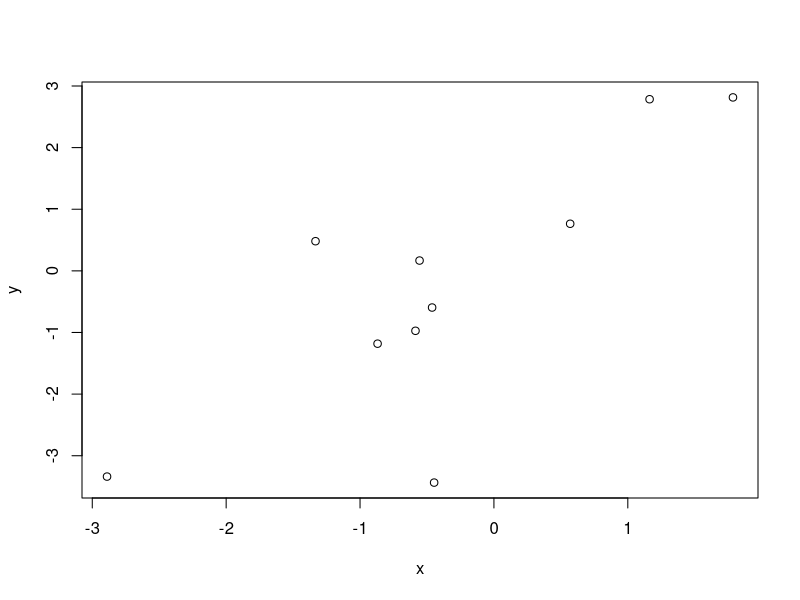
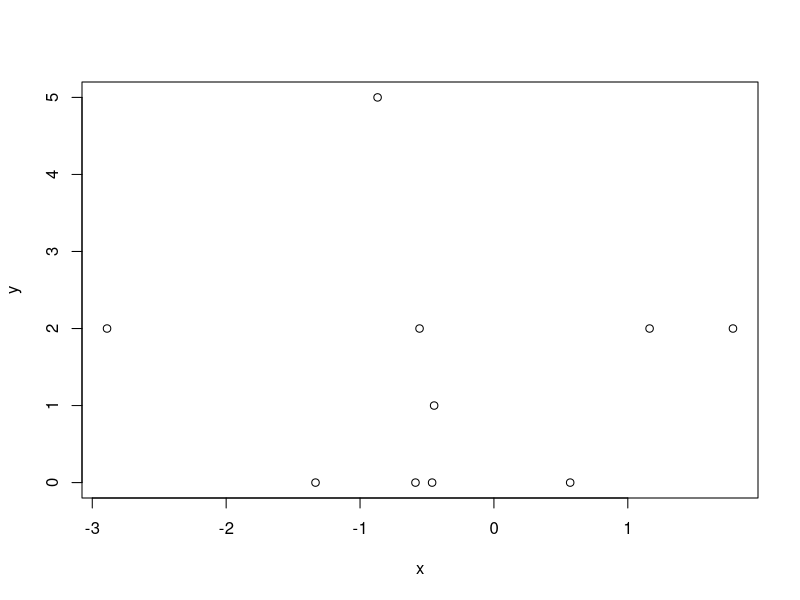

R code for these plots, in order:
set.seed(20)
x <- rnorm(10)
e <- rnorm(10, 0, 2)
y <- 0.5 + 2 * x + e

summary (y)

plot (x, y)

set.seed(20)
x <- rnorm(10)
log.mu <- 0.5 + 0.3 * x
y <- rpois(10, exp(log.mu))

summary (y)

plot (x, y)


Rprof("test.out")
lm(x~y)
Rprof(NULL)

Rprof("test.out")
summaryRprof("test.out")